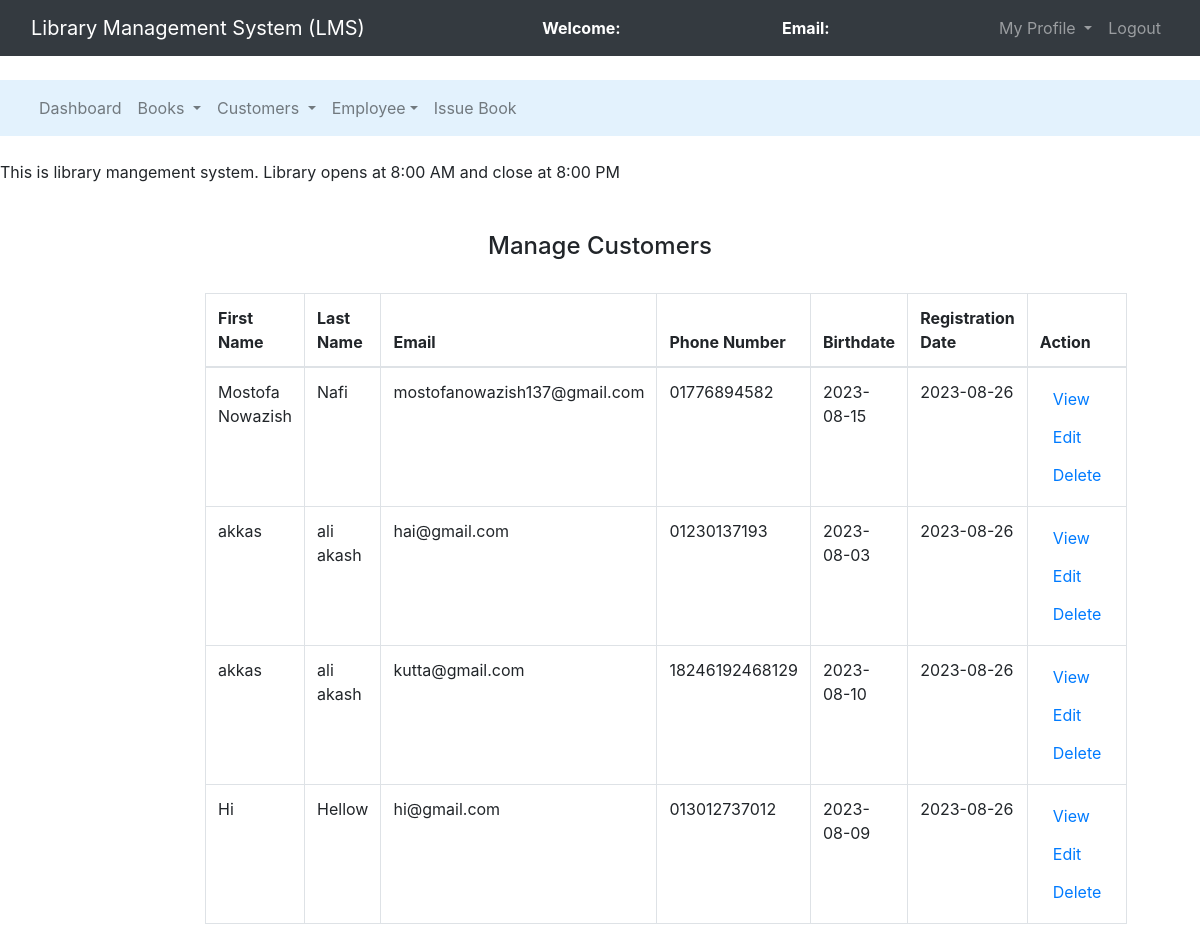
/views/manage_customer.php, run on the app's committed database.
### tables this page shows
CREATE TABLE `customers` (
  `customer_id` int(11) NOT NULL,
  `first_name` varchar(50) DEFAULT NULL,
  `last_name` varchar(50) DEFAULT NULL,
  `email` varchar(100) DEFAULT NULL,
  `phone_number` varchar(20) DEFAULT NULL,
  `birthdate` date DEFAULT NULL,
  `registration_date` date DEFAULT NULL
);

### views/manage_customer.php (the view, shortened to what this page needs)
<?php
	$connection = mysqli_connect("localhost:3308", "root", "");
?>
<!DOCTYPE html>
<html>
<head>
	<link rel="stylesheet" type="text/css" href="../assets/css/bootstrap.min.css">
</head>
<body>
<nav class="navbar navbar-expand-lg navbar-dark bg-dark">
		<div class="container-fluid">
			<div class="navbar-header">
				<a class="navbar-brand" href="librarian_dashboard.php">Library Management System (LMS)</a>
			</div>
			<font style="color: white"><span><strong>Welcome: <?php echo $_SESSION['name'];?></strong></span></font>
			<font style="color: white"><span><strong>Email: <?php echo $_SESSION['email'];?></strong></font>
		    <ul class="nav navbar-nav navbar-right">
		      <li class="nav-item dropdown">
	        	<a class="nav-link dropdown-toggle" data-toggle="dropdown">My Profile </a>
		      </li>
		      <li class="nav-item">
		        <a class="nav-link" href="../controllers/logout.php">Logout</a>
		      </li>
		    </ul>
		</div>
	</nav><br>
	<nav class="navbar navbar-expand-lg navbar-light" style="background-color: #e3f2fd">
		<div class="container-fluid">
		    <ul class="nav navbar-nav navbar-center">
		      <li class="nav-item">
		        <a class="nav-link" href="librarian_dashboard.php">Dashboard</a>
		      </li>
		      <li class="nav-item dropdown">
	        	<a class="nav-link dropdown-toggle" data-toggle="dropdown">Books </a>
		      </li>
		      <li class="nav-item dropdown">
	        	<a class="nav-link dropdown-toggle" data-toggle="dropdown">Customers </a>
		      </li>
		      <li class="nav-item dropdown">
	        	<a class="nav-link dropdown-toggle" data-toggle="dropdown">Employee</a>
		      </li>
	          <li class="nav-item">
		        <a class="nav-link" href="issue_book.php">Issue Book</a>
		      </li>
		    </ul>
		</div>
	</nav><br>
	<span><marquee>This is library mangement system. Library opens at 8:00 AM and close at 8:00 PM</marquee></span><br><br>
	<center><h4>Manage Customers</h4><br></center>
	<div class="row">
		<div class="col-md-2"></div>
		<div class="col-md-8">
			<table class="table table-bordered table-hover">
				<thead>
					<tr>
						<th>First Name</th>
						<th>Last Name</th>
						<th>Email</th>
						<th>Phone Number</th>
						<th>Birthdate</th>
						<th>Registration Date</th>
						<th>Action</th>
					</tr>
				</thead>
				<?php
					$query = "SELECT * FROM customers";
					$query_run = mysqli_query($connection, $query);
					while ($row = mysqli_fetch_assoc($query_run)) {
						?>
						<tr>
							<td><?php echo $row['first_name']; ?></td>
							<td><?php echo $row['last_name']; ?></td>
							<td><?php echo $row['email']; ?></td>
							<td><?php echo $row['phone_number']; ?></td>
							<td><?php echo $row['birthdate']; ?></td>
							<td><?php echo $row['registration_date']; ?></td>
							<td>
								<button class="btn"><a href="../models/customer.php?cid=<?php echo $row['customer_id']; ?>">View</a></button>
								<button class="btn"><a href="edit_customer.php?cid=<?php echo $row['customer_id']; ?>">Edit</a></button>
								<button class="btn"><a href="../controllers/delete_customer.php?cid=<?php echo $row['customer_id']; ?>">Delete</a></button>
							</td>
						</tr>
						<?php
					}
				?>
			</table>
		</div>
		<div class="col-md-2"></div>
	</div>
</body>
</html>

### data on the page
customers: first_name "Mostofa Nowazish", last_name "Nafi", email "mostofanowazish137@gmail.com", phone_number "01776894582", birthdate "2023-08-15", registration_date "2023-08-26"
customers: first_name "akkas", last_name "ali akash", email "hai@gmail.com", phone_number "01230137193", birthdate "2023-08-03", registration_date "2023-08-26"
customers: first_name "akkas", last_name "ali akash", email "kutta@gmail.com", phone_number "18246192468129", birthdate "2023-08-10", registration_date "2023-08-26"
customers: first_name "Hi", last_name "Hellow", email "hi@gmail.com", phone_number "013012737012", birthdate "2023-08-09", registration_date "2023-08-26"
